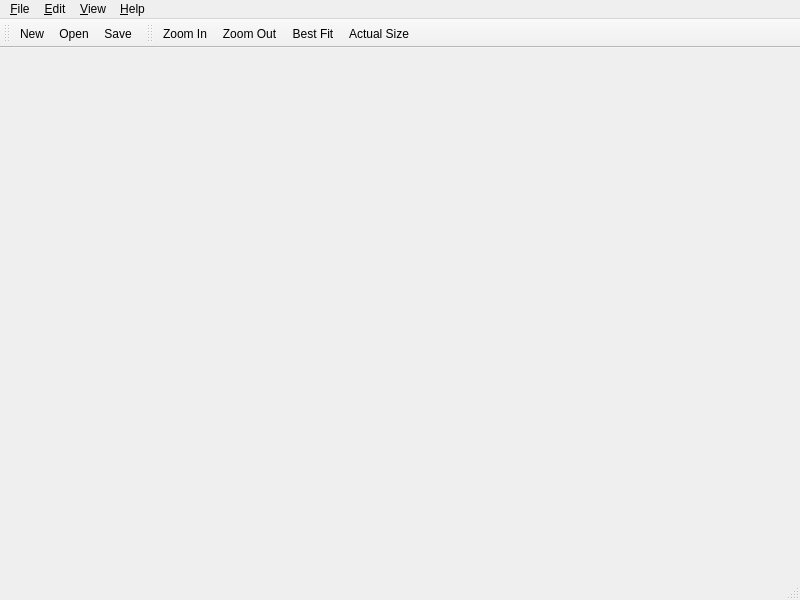
<?xml version="1.0" encoding="UTF-8"?>
<ui version="4.0">
 <class>MainWindow</class>
 <widget class="QMainWindow" name="MainWindow">
  <property name="geometry">
   <rect>
    <x>0</x>
    <y>0</y>
    <width>800</width>
    <height>600</height>
   </rect>
  </property>
  <property name="sizePolicy">
   <sizepolicy hsizetype="Preferred" vsizetype="Preferred">
    <horstretch>0</horstretch>
    <verstretch>0</verstretch>
   </sizepolicy>
  </property>
  <property name="minimumSize">
   <size>
    <width>400</width>
    <height>300</height>
   </size>
  </property>
  <property name="baseSize">
   <size>
    <width>800</width>
    <height>600</height>
   </size>
  </property>
  <property name="windowTitle">
   <string>Grafeo</string>
  </property>
  <property name="windowIcon">
   <iconset resource="../icons/icons.qrc">
    <normaloff>:/icons/grafeo.svg</normaloff>:/icons/grafeo.svg</iconset>
  </property>
  <widget class="QWidget" name="centralwidget">
   <layout class="QHBoxLayout" name="horizontalLayout_2">
    <item>
     <layout class="QHBoxLayout" name="mainLayout"/>
    </item>
   </layout>
  </widget>
  <widget class="QMenuBar" name="menubar">
   <property name="geometry">
    <rect>
     <x>0</x>
     <y>0</y>
     <width>800</width>
     <height>23</height>
    </rect>
   </property>
   <widget class="QMenu" name="menu_File">
    <property name="title">
     <string>&amp;File</string>
    </property>
    <addaction name="actionNew"/>
    <addaction name="actionOpen"/>
    <addaction name="separator"/>
    <addaction name="actionSave"/>
    <addaction name="actionSaveAs"/>
    <addaction name="separator"/>
    <addaction name="actionQuit"/>
   </widget>
   <widget class="QMenu" name="menu_Help">
    <property name="title">
     <string>&amp;Help</string>
    </property>
    <addaction name="actionAbout"/>
   </widget>
   <widget class="QMenu" name="menuView">
    <property name="title">
     <string>&amp;View</string>
    </property>
    <addaction name="actionTile"/>
    <addaction name="actionCascade"/>
    <addaction name="separator"/>
    <addaction name="actionZoomIn"/>
    <addaction name="actionZoomOut"/>
    <addaction name="actionBestFit"/>
    <addaction name="actionActualSize"/>
   </widget>
   <widget class="QMenu" name="menuEdit">
    <property name="title">
     <string>&amp;Edit</string>
    </property>
    <addaction name="actionPreferences"/>
   </widget>
   <addaction name="menu_File"/>
   <addaction name="menuEdit"/>
   <addaction name="menuView"/>
   <addaction name="menu_Help"/>
  </widget>
  <widget class="QStatusBar" name="statusbar"/>
  <widget class="QToolBar" name="fileToolBar">
   <property name="windowTitle">
    <string>File Toolbar</string>
   </property>
   <property name="iconSize">
    <size>
     <width>16</width>
     <height>16</height>
    </size>
   </property>
   <attribute name="toolBarArea">
    <enum>TopToolBarArea</enum>
   </attribute>
   <attribute name="toolBarBreak">
    <bool>false</bool>
   </attribute>
   <addaction name="actionNew"/>
   <addaction name="actionOpen"/>
   <addaction name="actionSave"/>
  </widget>
  <widget class="QToolBar" name="viewToolBar">
   <property name="enabled">
    <bool>true</bool>
   </property>
   <property name="windowTitle">
    <string>View Toolbar</string>
   </property>
   <property name="iconSize">
    <size>
     <width>16</width>
     <height>16</height>
    </size>
   </property>
   <attribute name="toolBarArea">
    <enum>TopToolBarArea</enum>
   </attribute>
   <attribute name="toolBarBreak">
    <bool>false</bool>
   </attribute>
   <addaction name="actionZoomIn"/>
   <addaction name="actionZoomOut"/>
   <addaction name="actionBestFit"/>
   <addaction name="actionActualSize"/>
  </widget>
  <action name="actionNew">
   <property name="text">
    <string>&amp;New</string>
   </property>
   <property name="toolTip">
    <string>New document</string>
   </property>
  </action>
  <action name="actionOpen">
   <property name="text">
    <string>&amp;Open</string>
   </property>
   <property name="toolTip">
    <string>Open document</string>
   </property>
  </action>
  <action name="actionSave">
   <property name="text">
    <string>&amp;Save</string>
   </property>
   <property name="toolTip">
    <string>Save document to file</string>
   </property>
  </action>
  <action name="actionSaveAs">
   <property name="text">
    <string>Save As</string>
   </property>
   <property name="toolTip">
    <string>Save document to different file</string>
   </property>
  </action>
  <action name="actionQuit">
   <property name="text">
    <string>&amp;Quit</string>
   </property>
   <property name="toolTip">
    <string>Quit OpenGrafik</string>
   </property>
  </action>
  <action name="actionAbout">
   <property name="text">
    <string>&amp;About</string>
   </property>
   <property name="toolTip">
    <string>About OpenGrafik</string>
   </property>
  </action>
  <action name="actionZoomIn">
   <property name="text">
    <string>Zoom In</string>
   </property>
   <property name="toolTip">
    <string>Zoom into document</string>
   </property>
  </action>
  <action name="actionZoomOut">
   <property name="text">
    <string>Zoom Out</string>
   </property>
   <property name="toolTip">
    <string>Zoom out of document</string>
   </property>
  </action>
  <action name="actionBestFit">
   <property name="text">
    <string>Best Fit</string>
   </property>
   <property name="toolTip">
    <string>Fit the whole document into the drawing area</string>
   </property>
  </action>
  <action name="actionActualSize">
   <property name="text">
    <string>Actual Size</string>
   </property>
   <property name="toolTip">
    <string>Reset document to its actual size</string>
   </property>
  </action>
  <action name="actionPreferences">
   <property name="text">
    <string>Preferences</string>
   </property>
   <property name="toolTip">
    <string>Show preferences dialog</string>
   </property>
  </action>
  <action name="actionTile">
   <property name="text">
    <string>&amp;Tile</string>
   </property>
   <property name="toolTip">
    <string>Tile all windows together</string>
   </property>
  </action>
  <action name="actionCascade">
   <property name="text">
    <string>&amp;Cascade</string>
   </property>
   <property name="toolTip">
    <string>Cascade windows</string>
   </property>
  </action>
 </widget>
 <resources>
  <include location="../icons/icons.qrc"/>
 </resources>
 <connections/>
</ui>
